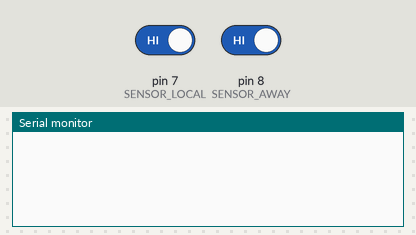
Recording of a sketch running on a simulated Arduino Uno, built with avr-gcc and run on an emulated ATmega328P. Parts: the last lines printed to the serial monitor. The test bench sets the inputs (shaded band); at power-on: pin 7 (SENSOR_LOCAL) HIGH, pin 8 (SENSOR_AWAY) HIGH.

Above: at 1.2 s.
1.3 s: pin 7 (SENSOR_LOCAL) driven LOW
At 2.2 s:
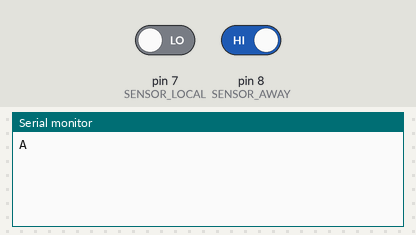
2.8 s: pin 8 (SENSOR_AWAY) driven LOW
At 3.3 s:
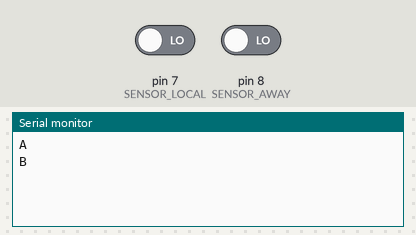

The sketch:

main.ino
```cpp
#define SENSOR_LOCAL 7
#define SENSOR_AWAY 8

bool prev_local = HIGH;
bool prev_away = HIGH;

void setup()
{
    Serial.begin(9600);
    pinMode(SENSOR_LOCAL, INPUT_PULLUP);  // Usa resistencias internas
    pinMode(SENSOR_AWAY, INPUT_PULLUP);
}

void loop()
{
    bool current_local = digitalRead(SENSOR_LOCAL);
    bool current_away = digitalRead(SENSOR_AWAY);

    // Detecta cuando se presiona el botón (flanco de HIGH a LOW)
    if (prev_local == HIGH && current_local == LOW)
    {
        Serial.println("A");  // Gol local
        delay(200);           // Debounce
    }

    if (prev_away == HIGH && current_away == LOW)
    {
        Serial.println("B");  // Gol visitante
        delay(200);           // Debounce
    }

    prev_local = current_local;
    prev_away = current_away;
}
```

Measured:
- after the input at 1.3 s, the serial monitor: prints a new line at once (image 1)
- after the input at 2.8 s, the serial monitor: prints a new line at once (image 2)
